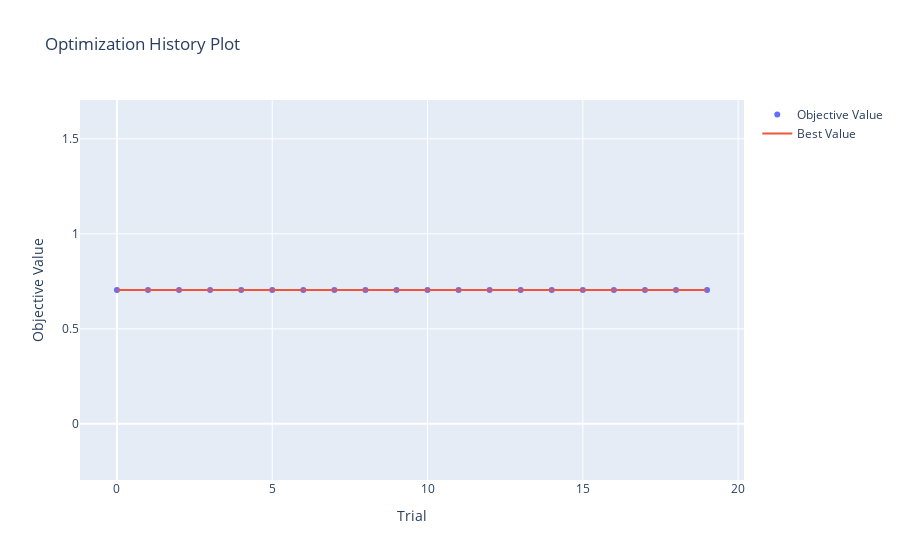

Notebook cell for this chart:
### Code cell
#Visualizamos los resultados
from optuna.visualization import plot_optimization_history, plot_slice
plot_optimization_history(random_forest)

### Figure 1 — Plotly figure (JSON) as saved in the notebook; plotly's stock layout.template omitted (floating-point values rounded to 4 significant figures)
{"data": [{"mode": "markers", "name": "Objective Value", "type": "scatter", "x": [0, 1, 2, 3, 4, 5, 6, 7, 8, 9, 10, 11, 12, 13, 14, 15, 16, 17, 18, 19], "y": [0.7041, 0.7041, 0.7041, 0.7041, 0.7041, 0.7041, 0.7041, 0.7041, 0.7041, 0.7041, 0.7041, 0.7041, 0.7041, 0.7041, 0.7041, 0.7041, 0.7041, 0.7041, 0.7041, 0.7041]}, {"name": "Best Value", "type": "scatter", "x": [0, 1, 2, 3, 4, 5, 6, 7, 8, 9, 10, 11, 12, 13, 14, 15, 16, 17, 18, 19], "y": [0.7041, 0.7041, 0.7041, 0.7041, 0.7041, 0.7041, 0.7041, 0.7041, 0.7041, 0.7041, 0.7041, 0.7041, 0.7041, 0.7041, 0.7041, 0.7041, 0.7041, 0.7041, 0.7041, 0.7041]}], "layout": {"title": {"text": "Optimization History Plot"}, "xaxis": {"title": {"text": "Trial"}}, "yaxis": {"title": {"text": "Objective Value"}}}}
